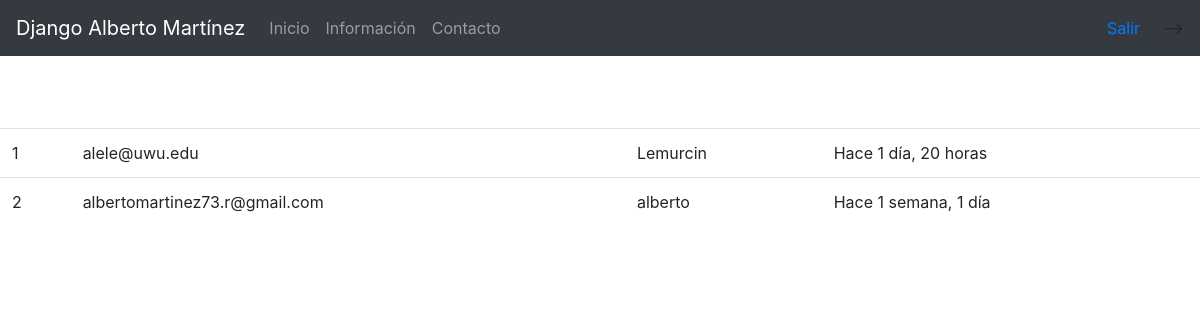
The app's page / (signed in), older data.
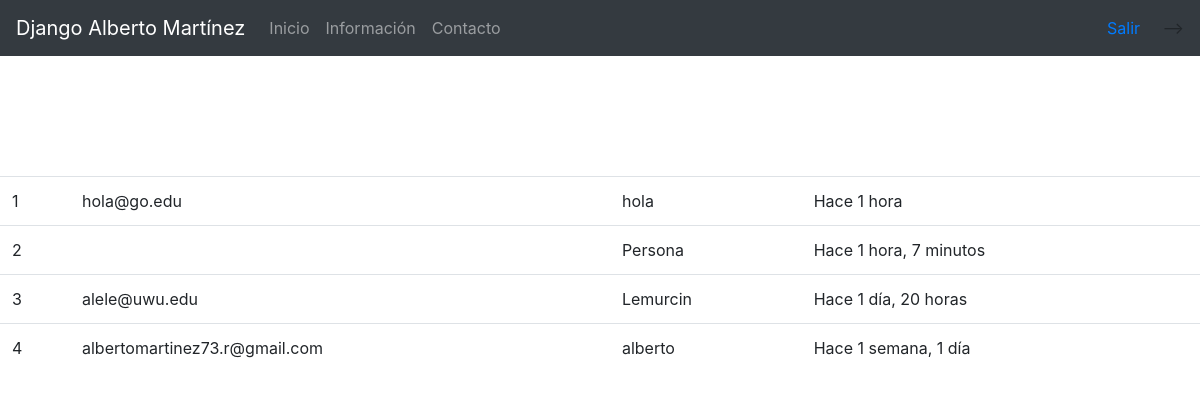
The same page, newer data.
### boletin/models.py (models this page shows)
class Registrado(models.Model):
	nombre=models.CharField(max_length=100, blank=True, null=True)
	email=models.EmailField()
	timestamp= models.DateTimeField(auto_now_add=True, auto_now=False)
	def __str__(self):
		return self.email

### boletin/views.py (the view, shortened to what this page needs)
# urls.py: url(r'^$', views.inicio, name='inicio'),
def inicio(request):
	titulo= 'Bienvenidos'
	if request.user.is_authenticated():
		titulo = 'Bienvenido/a %s' %(request.user)
	form = RegModelForm(request.POST or None)
	context = {
		'titulo': titulo,
		'el_form': form,
	}
	if request.user.is_authenticated and request.user.is_staff:
		queryset=Registrado.objects.all().order_by('-timestamp')
		context={
			'queryset': queryset,
		}
	return render(request, 'inicio.html', context)

### templates/inicio.html (shortened to what this page needs)
{% extends 'base.html' %}
{% load crispy_forms_tags %}
{% load static %}
{% block jumbotron %}
{% if request.user.is_staff %}
<table class='table'>
{% for instance in queryset %}
<tr><td>{{ forloop.counter }}</td><td>{{ instance }}</td><td> {{ instance.nombre }}</td><td>Hace {{ instance.timestamp|timesince }}</td></tr><br>
{% endfor %}
</table>
{% endif %}
{% endblock %}

Row changes from the older to the newer data that the page shows:
added Registrado: email "hola@go.edu", nombre "hola", timestamp "1 hora"
added Registrado: nombre "Persona", timestamp "1 hora, 7 minutos"
